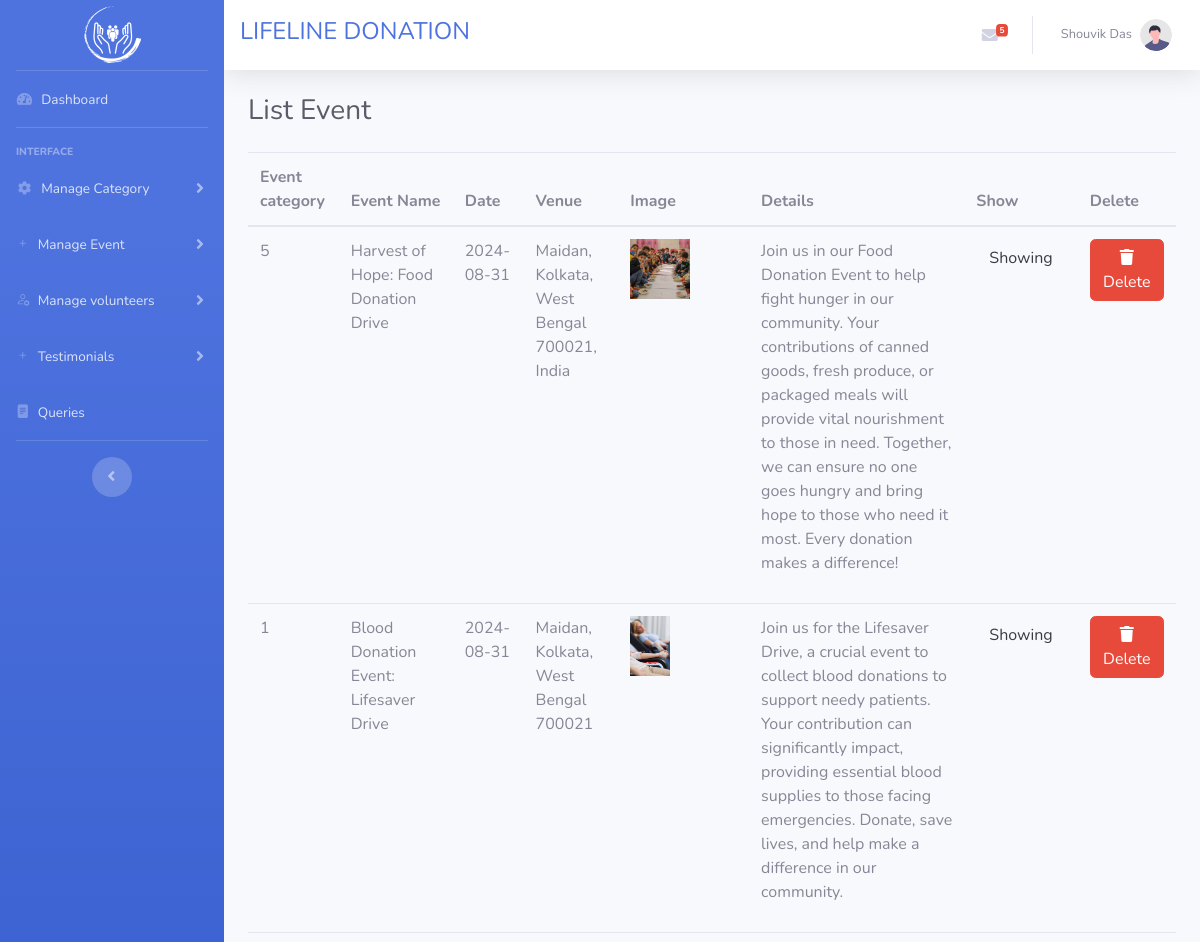
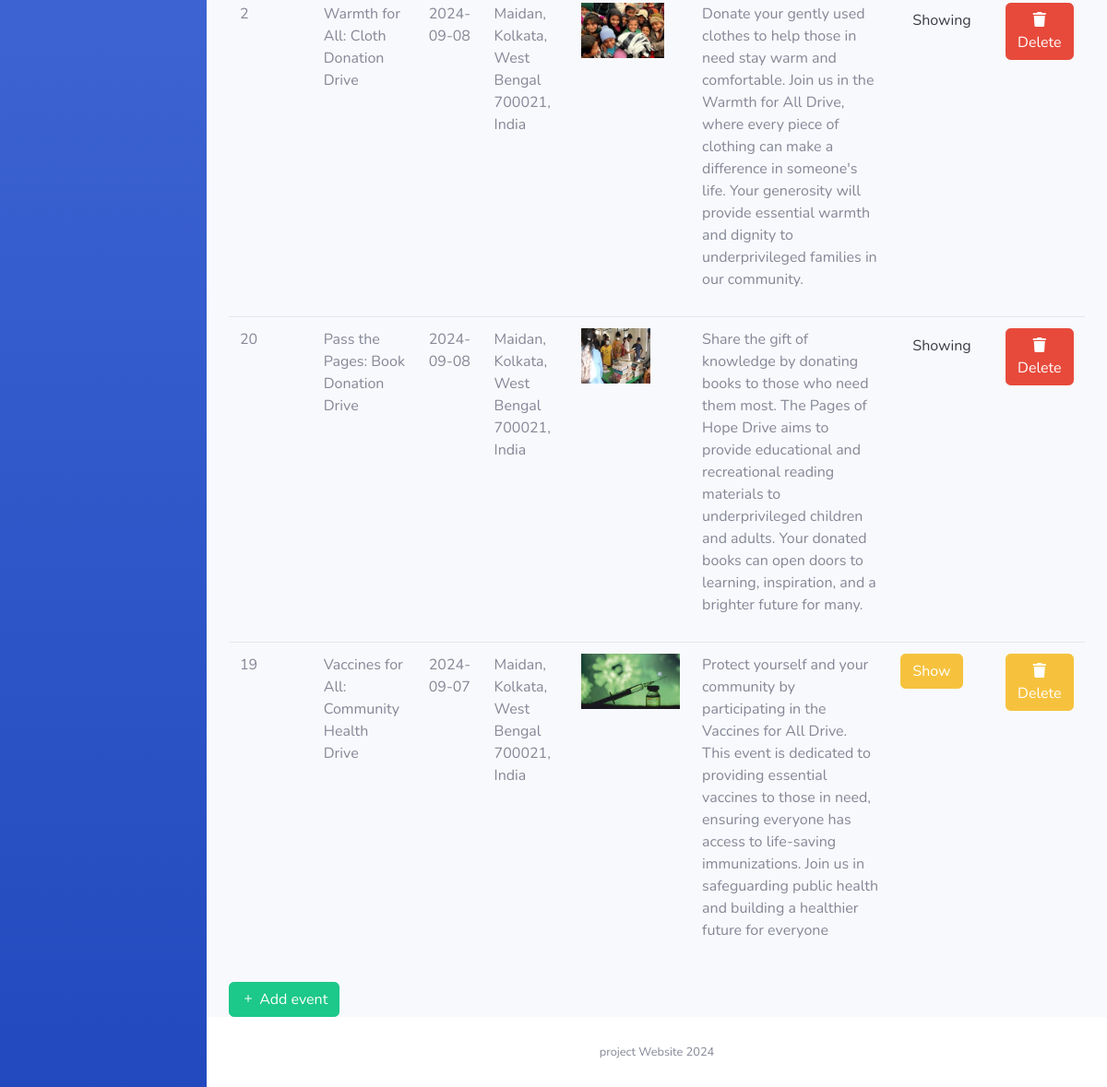
Screenshot of /ADMIN/listevents.php (signed in) with the database file from the repository (2 pictures, top to bottom).
### tables this page shows
CREATE TABLE `event` (
  `event_id` int(11) NOT NULL,
  `event_name` varchar(500) NOT NULL,
  `event_date` date NOT NULL,
  `event_venue` varchar(500) NOT NULL,
  `event_image` varchar(500) NOT NULL,
  `event_details` text NOT NULL,
  `event_category` int(11) NOT NULL,
  `hstatus` int(11) NOT NULL DEFAULT 0
);

### ADMIN/listevents.php (the view, shortened to what this page needs)
<!DOCTYPE html>
<html lang="en">
<head>
    <link href="vendor/fontawesome-free/css/all.min.css" rel="stylesheet" type="text/css">
    <link href="css/sb-admin-2.min.css" rel="stylesheet">
    <link rel="stylesheet" href="https://cdn.jsdelivr.net/npm/bootstrap-icons@1.11.3/font/bootstrap-icons.min.css">
</head>
<body id="page-top">
    <div id="wrapper">
        <?php include ("inc/sidebar.php"); ?>
        <div id="content-wrapper" class="d-flex flex-column">
            <div id="content">
                <?php include ("inc/top.php"); ?>
                <div class="container-fluid">
                    <h1 class="h3 mb-4 text-gray-800">List Event</h1>
                <table class="table">
                    <thead>
                        <tr>
                            <th>Event category</th>
                            <th>Event Name</th>
                            <th> Date</th>
                            <th>Venue</th>
                            <th>Image</th>
                            <th>Details</th>
                            <th>Show</th>
                            <th>Delete</th>
                        </tr>
                    </thead>
                    <tbody>
                                <?php
                                $sql = "SELECT event.*,category.* FROM event INNER JOIN category ON event.event_category=category.cid";
                                $rs= $con->query($sql);
                                while($row = $rs->fetch_assoc()){
                                ?>
                        <tr>
                            <td><?php echo $row['event_category']; ?></td>
                            <td><?php echo $row['event_name']; ?></td>
                            <td><?php echo $row['event_date']; ?></td>
                            <td><?php echo $row['event_venue']; ?></td>
                            <td><img src="images/event_img/<?php echo $row['event_image']; ?>" width=auto height="60px"></td>
                            <td><?php echo $row['event_details']; ?></td>
                            <td>
                                <?php if($row['hstatus']==0){ ?>
                                        <a class ="btn btn-warning" href="./backend/show_event.php?ev_id=<?php echo $row['event_id']; ?>"> Show</a>
                                    <?php } else { ?>
                                        <a class ="btn btn-light" href="./backend/hide_event.php?ev_id=<?php echo $row['event_id']; ?>"> Showing</a>
                                        <?php } ?>
                            </td>
                            <td>
                                    <?php if($row['hstatus']==0){ ?>
                                        <a onclick="return confirm('Are you sure?')" class ="btn btn-warning" href="./backend/del_event.php?ev_id=<?php echo $row['event_id']; ?>"><i class="fas fa-trash"></i>  Delete</a>
                                    <?php } else { ?>
                                        <a onclick="return confirm('Are you sure?')" class ="btn btn-danger" href="./backend/del_event.php?ev_id=<?php echo $row['event_id']; ?>"><i class="fas fa-trash"></i>  Delete</a>
                                        <?php } ?>
                            </td>
                        </tr>
                                                           <?php } ?>
                    </tbody>
                </table>
                <a class ="btn btn-success" href="./addevent.php"><i class="bi bi-plus"></i>  Add event</a>
                </div>
            </div>
            <?php include ("inc/footer.php"); ?>
        </div>
    </div>
</body>
</html>

### rows the page displays
event: event_category "5", event_name "Harvest of Hope: Food Donation Drive", event_date "2024-08-31", event_venue "Maidan, Kolkata, West Bengal 700021, India", event_image (picture), event_details "Join us in our Food Donation Event to help fight hunger in our community. Your contributions of canned goods, fresh produce, or packaged meals will provide vital nourishment to those in need. Together, we can ensure no one goes hungry and bring hope to those who need it most. Every donation makes a difference!"
event: event_category "1", event_name "Blood Donation Event: Lifesaver Drive", event_date "2024-08-31", event_venue "Maidan, Kolkata, West Bengal 700021", event_image (picture), event_details "Join us for the Lifesaver Drive, a crucial event to collect blood donations to support needy patients. Your contribution can significantly impact, providing essential blood supplies to those facing emergencies. Donate, save lives, and help make a difference in our community."
event: event_category "2", event_name "Warmth for All: Cloth Donation Drive", event_date "2024-09-08", event_venue "Maidan, Kolkata, West Bengal 700021, India", event_image (picture), event_details "Donate your gently used clothes to help those in need stay warm and comfortable. Join us in the Warmth for All Drive, where every piece of clothing can make a difference in someone's life. Your generosity will provide essential warmth and dignity to underprivileged families in our community."
event: event_category "20", event_name "Pass the Pages: Book Donation Drive", event_date "2024-09-08", event_venue "Maidan, Kolkata, West Bengal 700021, India", event_image (picture), event_details "Share the gift of knowledge by donating books to those who need them most. The Pages of Hope Drive aims to provide educational and recreational reading materials to underprivileged children and adults. Your donated books can open doors to learning, inspiration, and a brighter future for many."
event: event_category "19", event_name "Vaccines for All: Community Health Drive", event_date "2024-09-07", event_venue "Maidan, Kolkata, West Bengal 700021, India", event_image (picture), event_details "Protect yourself and your community by participating in the Vaccines for All Drive. This event is dedicated to providing essential vaccines to those in need, ensuring everyone has access to life-saving immunizations. Join us in safeguarding public health and building a healthier future for everyone"

### other values shown
$cnt "5"
$_SESSION['admin_name'] "Shouvik Das"
